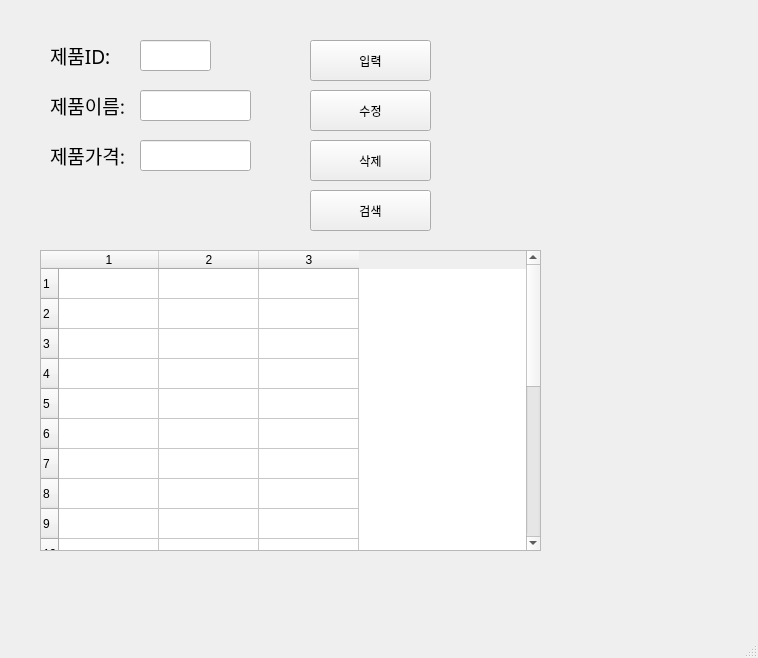
<?xml version="1.0" encoding="UTF-8"?>
<ui version="4.0">
 <class>MainWindow</class>
 <widget class="QMainWindow" name="MainWindow">
  <property name="geometry">
   <rect>
    <x>0</x>
    <y>0</y>
    <width>758</width>
    <height>658</height>
   </rect>
  </property>
  <property name="windowTitle">
   <string>MainWindow</string>
  </property>
  <widget class="QWidget" name="centralwidget">
   <widget class="QLabel" name="label">
    <property name="geometry">
     <rect>
      <x>50</x>
      <y>40</y>
      <width>81</width>
      <height>31</height>
     </rect>
    </property>
    <property name="font">
     <font>
      <family>맑은 고딕</family>
      <pointsize>14</pointsize>
     </font>
    </property>
    <property name="text">
     <string>제품ID:</string>
    </property>
   </widget>
   <widget class="QLabel" name="label_2">
    <property name="geometry">
     <rect>
      <x>50</x>
      <y>90</y>
      <width>81</width>
      <height>31</height>
     </rect>
    </property>
    <property name="font">
     <font>
      <family>맑은 고딕</family>
      <pointsize>14</pointsize>
     </font>
    </property>
    <property name="text">
     <string>제품이름:</string>
    </property>
   </widget>
   <widget class="QLabel" name="label_3">
    <property name="geometry">
     <rect>
      <x>50</x>
      <y>140</y>
      <width>81</width>
      <height>31</height>
     </rect>
    </property>
    <property name="font">
     <font>
      <family>맑은 고딕</family>
      <pointsize>14</pointsize>
     </font>
    </property>
    <property name="text">
     <string>제품가격:</string>
    </property>
   </widget>
   <widget class="QLineEdit" name="prodID">
    <property name="geometry">
     <rect>
      <x>140</x>
      <y>40</y>
      <width>71</width>
      <height>31</height>
     </rect>
    </property>
   </widget>
   <widget class="QLineEdit" name="prodName">
    <property name="geometry">
     <rect>
      <x>140</x>
      <y>90</y>
      <width>111</width>
      <height>31</height>
     </rect>
    </property>
   </widget>
   <widget class="QLineEdit" name="prodPrice">
    <property name="geometry">
     <rect>
      <x>140</x>
      <y>140</y>
      <width>111</width>
      <height>31</height>
     </rect>
    </property>
   </widget>
   <widget class="QPushButton" name="pushButton">
    <property name="geometry">
     <rect>
      <x>310</x>
      <y>40</y>
      <width>121</width>
      <height>41</height>
     </rect>
    </property>
    <property name="text">
     <string>입력</string>
    </property>
   </widget>
   <widget class="QPushButton" name="pushButton_2">
    <property name="geometry">
     <rect>
      <x>310</x>
      <y>90</y>
      <width>121</width>
      <height>41</height>
     </rect>
    </property>
    <property name="text">
     <string>수정</string>
    </property>
   </widget>
   <widget class="QPushButton" name="pushButton_3">
    <property name="geometry">
     <rect>
      <x>310</x>
      <y>140</y>
      <width>121</width>
      <height>41</height>
     </rect>
    </property>
    <property name="text">
     <string>삭제</string>
    </property>
   </widget>
   <widget class="QPushButton" name="pushButton_4">
    <property name="geometry">
     <rect>
      <x>310</x>
      <y>190</y>
      <width>121</width>
      <height>41</height>
     </rect>
    </property>
    <property name="text">
     <string>검색</string>
    </property>
   </widget>
   <widget class="QTableWidget" name="tableWidget">
    <property name="geometry">
     <rect>
      <x>40</x>
      <y>250</y>
      <width>501</width>
      <height>301</height>
     </rect>
    </property>
    <property name="rowCount">
     <number>20</number>
    </property>
    <property name="columnCount">
     <number>3</number>
    </property>
    <row/>
    <row/>
    <row/>
    <row/>
    <row/>
    <row/>
    <row/>
    <row/>
    <row/>
    <row/>
    <row/>
    <row/>
    <row/>
    <row/>
    <row/>
    <row/>
    <row/>
    <row/>
    <row/>
    <row/>
    <column/>
    <column/>
    <column/>
   </widget>
  </widget>
  <widget class="QMenuBar" name="menubar">
   <property name="geometry">
    <rect>
     <x>0</x>
     <y>0</y>
     <width>758</width>
     <height>26</height>
    </rect>
   </property>
  </widget>
  <widget class="QStatusBar" name="statusbar"/>
 </widget>
 <resources/>
 <connections>
  <connection>
   <sender>pushButton</sender>
   <signal>clicked()</signal>
   <receiver>MainWindow</receiver>
   <slot>addProduct()</slot>
   <hints>
    <hint type="sourcelabel">
     <x>394</x>
     <y>72</y>
    </hint>
    <hint type="destinationlabel">
     <x>470</x>
     <y>95</y>
    </hint>
   </hints>
  </connection>
  <connection>
   <sender>pushButton_2</sender>
   <signal>clicked()</signal>
   <receiver>MainWindow</receiver>
   <slot>updateProduct()</slot>
   <hints>
    <hint type="sourcelabel">
     <x>418</x>
     <y>129</y>
    </hint>
    <hint type="destinationlabel">
     <x>470</x>
     <y>136</y>
    </hint>
   </hints>
  </connection>
  <connection>
   <sender>pushButton_3</sender>
   <signal>clicked()</signal>
   <receiver>MainWindow</receiver>
   <slot>removeProduct()</slot>
   <hints>
    <hint type="sourcelabel">
     <x>409</x>
     <y>175</y>
    </hint>
    <hint type="destinationlabel">
     <x>469</x>
     <y>183</y>
    </hint>
   </hints>
  </connection>
  <connection>
   <sender>pushButton_4</sender>
   <signal>clicked()</signal>
   <receiver>MainWindow</receiver>
   <slot>getProduct()</slot>
   <hints>
    <hint type="sourcelabel">
     <x>406</x>
     <y>219</y>
    </hint>
    <hint type="destinationlabel">
     <x>471</x>
     <y>229</y>
    </hint>
   </hints>
  </connection>
 </connections>
 <slots>
  <slot>addProduct()</slot>
  <slot>updateProduct()</slot>
  <slot>removeProduct()</slot>
  <slot>getProduct()</slot>
 </slots>
</ui>
